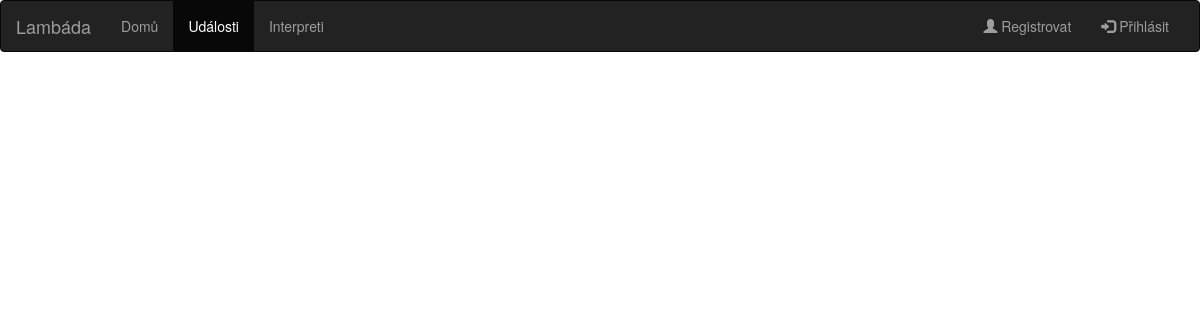
Page /udalosti.php on the earlier database version.
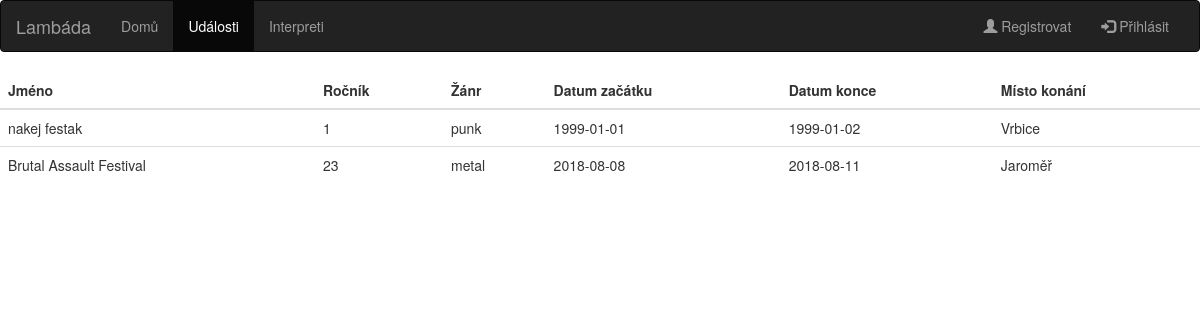
Same page on the later database version.
### tables this page shows
CREATE TABLE udalost (
  nazev VARCHAR(50),
  dat_zac DATE,
  dat_kon DATE,
  misto_konani VARCHAR(30),
  zanr VARCHAR(20),
  typ VARCHAR (10),
  kapacita INTEGER,
  rocnik INTEGER
  );

### udalosti.php (the view, shortened to what this page needs)
<!DOCTYPE html>
<html>
	<head>
		<link rel="stylesheet" href="https://maxcdn.bootstrapcdn.com/bootstrap/3.3.7/css/bootstrap.min.css">
	</head>
	<body>
		<?php include 'database.php'; ?>
		<nav class="navbar navbar-inverse">
			<div class="container-fluid">
				<div class="navbar-header">
					<a class="navbar-brand" href="index.php">Lambáda</a>
				</div>
				<div class="collapse navbar-collapse" id="myNavbar">
					<ul class="nav navbar-nav">
						<li><a href="index.php">Domů</a></li>
						<li class="active"><a href="udalosti.php">Události</a></li>
						<li><a href="interpreti.php">Interpreti</a></li>
					</ul>
					<ul class="nav navbar-nav navbar-right <?php if (isset($_SESSION['uzivatel'])) echo hidden?>">
						<li><a href="registration.php"><span class="glyphicon glyphicon-user"></span> Registrovat</a></li>
						<li><a href="#" data-toggle="popover" title="Příhlášení" data-placement="bottom" data-html="true" data-content='<?=$loginForm?>'><span class="glyphicon glyphicon-log-in"></span> Přihlásit</a></li>
					</ul>
				</div>
			</div>
		</nav>
		<?php
		$sql = "SELECT * FROM udalost ORDER BY dat_zac";
		$result = $conn->query($sql);
		if ($result->num_rows > 0) {
			echo "<table class='table table-hover'>";
			echo "<thead><tr><th>Jméno</th><th>Ročník</th><th>Žánr</th><th>Datum začátku</th><th>Datum konce</th><th>Místo konání</th></tr></thead>";
			echo "<tbody>";
			while($row = $result->fetch_assoc()) {
				echo "<tr>";
				echo "<td>" . utf8_decode($row["nazev"]) . "</td>";
				echo "<td>" . $row["rocnik"] . "</td>";
				echo "<td>" . $row["zanr"] . "</td>";
				echo "<td>" . $row["dat_zac"] . "</td>";
				echo "<td>" . $row["dat_kon"] . "</td>";
				echo "<td>" . $row["misto_konani"] . "</td>";
				echo "</tr>";
			}
			echo "</tbody>";
			echo "</table>";
		}
		?>
	</body>
</html>

### database.php (shortened to what this page needs)
<html>
	<head>
	</head>
	<body>
		<?php
			$loginFail = "false";
			if ($loginFail == "true"){
				$loginForm = '<div class="container">
							<form action='.$_SERVER["PHP_SELF"].' class="form-horizontal" method="post">
								<div class="form-group row">
									<label class="col-sm-2" for="username">Login:</label>
								</div>
								<div class="form-group row">
									<div class="col-sm-2">
										<input type="text" class="form-control" id="login" name="login" required>
									</div>
								</div>
								<div class="form-group row">
									<label class="col-sm-2" for="pwd">Heslo:</label>
								</div>
								<div class="form-group row">
									<div class="col-sm-2">
										<input type="password" class="form-control" id="pwdlogin" name="pwdlogin" required>
									</div>
								</div>
								<div class="form-grouop row">
									<div class="col-sm-10">
										<label class="text-danger" id="loginLabel">Špatné přihlašovací údaje!</label>
									</div>
								</div>
								<div class="form-group row">
									<div class="col-sm-10">
										<button type="submit" class="btn btn-default" name="loginBtn">Přihlásit</button>
									</div>
								</div>
							</form>
						</div>';
			} else {
				$loginForm = '<div class="container">
							<form action='.$_SERVER["PHP_SELF"].' class="form-horizontal" method="post">
								<div class="form-group row">
									<label class="col-sm-2" for="username">Login:</label>
								</div>
								<div class="form-group row">
									<div class="col-sm-2">
										<input type="text" class="form-control" id="login" name="login" required>
									</div>
								</div>
								<div class="form-group row">
									<label class="col-sm-2" for="pwd">Heslo:</label>
								</div>
								<div class="form-group row">
									<div class="col-sm-2">
										<input type="password" class="form-control" id="pwdlogin" name="pwdlogin" required>
									</div>
								</div>
								<div class="form-group row">
									<div class="col-sm-10">
										<button type="submit" class="btn btn-default" name="loginBtn">Přihlásit</button>
									</div>
								</div>
							</form>
						</div>';
			}
		?>
	</body>
</html>

Differences in the rows shown:
added udalost: nazev "nakej festak", rocnik "1", zanr "punk", dat_zac "1999-01-01", dat_kon "1999-01-02", misto_konani "Vrbice"
added udalost: nazev "Brutal Assault Festival", rocnik "23", zanr "metal", dat_zac "2018-08-08", dat_kon "2018-08-11", misto_konani "Jaroměř"
Other differences:
text now shown: "Jméno Ročník Žánr Datum začátku Datum konce Místo konání"
